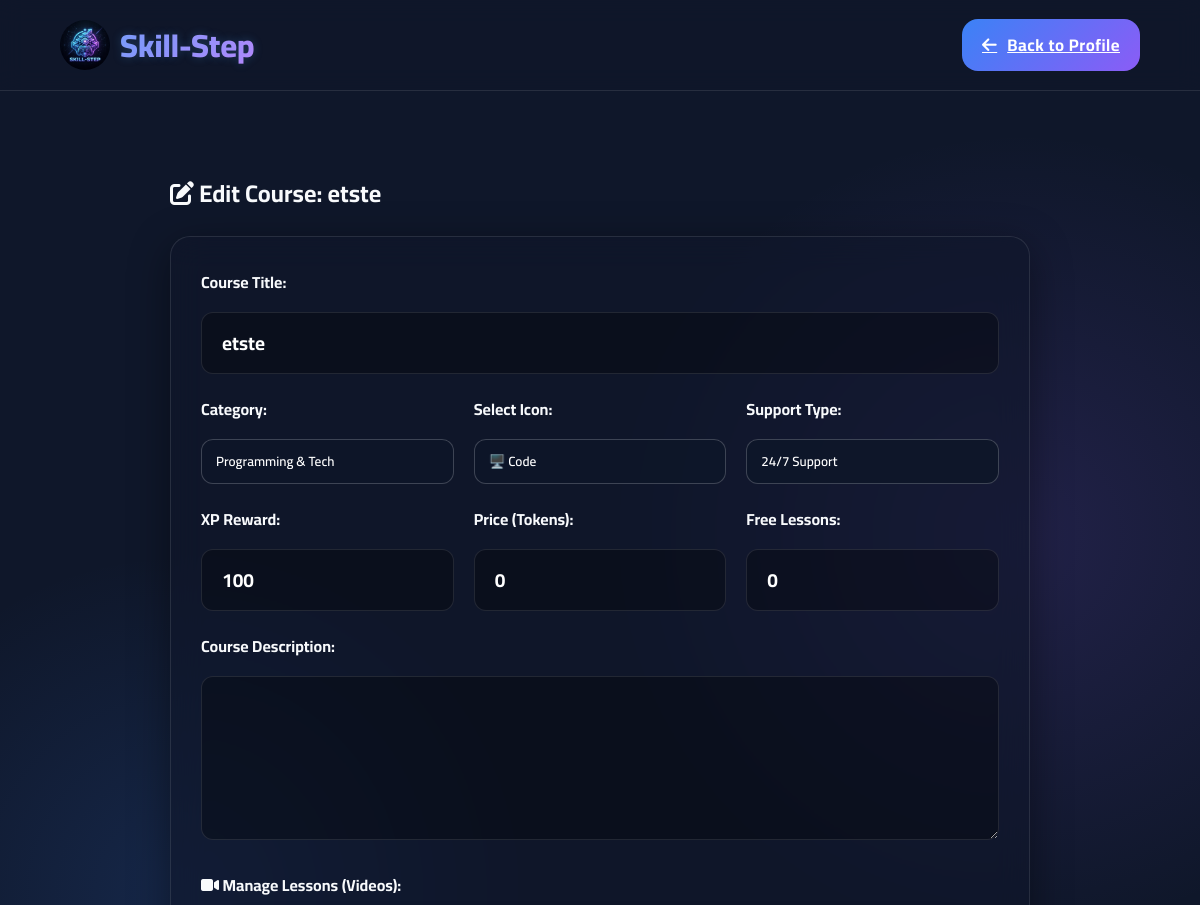
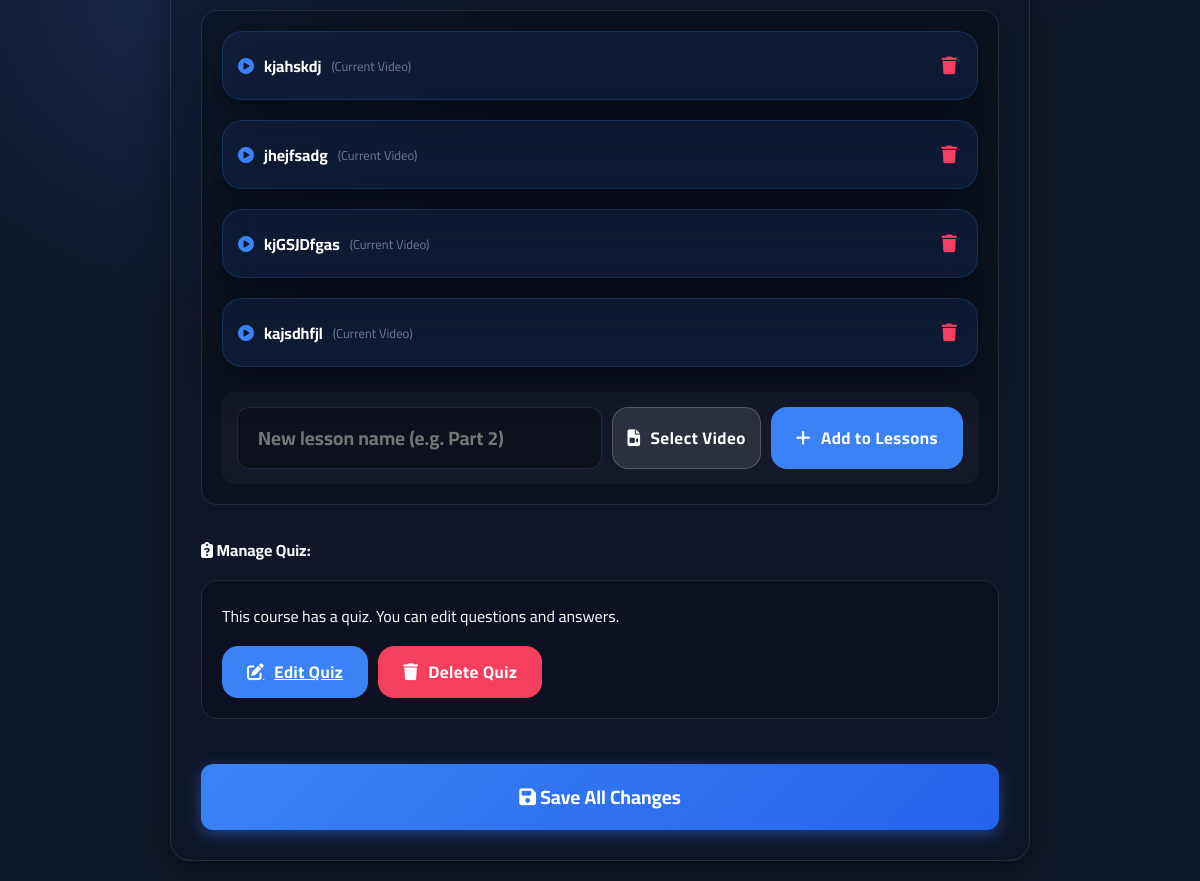
/profile/edit_course.php?id=35 (signed in), run on the app's committed database (2 pictures, top to bottom).
### tables this page shows
CREATE TABLE `courses` (
  `course_id` int(11) NOT NULL,
  `creator_id` int(11) NOT NULL,
  `skill_id` int(11) NOT NULL,
  `title` varchar(255) NOT NULL,
  `description` text DEFAULT NULL,
  `price_tokens` int(11) NOT NULL DEFAULT 0 CHECK (`price_tokens` >= 0),
  `release_threshold` int(11) NOT NULL DEFAULT 20 CHECK (`release_threshold` >= 20),
  `has_quiz` tinyint(1) DEFAULT 0,
  `quiz_pass_score` int(11) DEFAULT NULL CHECK (`quiz_pass_score` between 1 and 100),
  `status` enum('draft','pending_review','active','rejected') DEFAULT 'pending_review',
  `created_at` timestamp NOT NULL DEFAULT current_timestamp(),
  `updated_at` timestamp NOT NULL DEFAULT current_timestamp() ON UPDATE current_timestamp(),
  `free_lessons_count` int(11) DEFAULT 0
);

CREATE TABLE `lessons` (
  `lesson_id` int(11) NOT NULL,
  `course_id` int(11) NOT NULL,
  `title` varchar(255) NOT NULL,
  `description` text DEFAULT NULL,
  `video_path` varchar(500) NOT NULL,
  `duration_seconds` int(11) NOT NULL CHECK (`duration_seconds` > 0),
  `order_index` int(11) NOT NULL,
  `is_free_preview` tinyint(1) DEFAULT 0,
  `status` enum('draft','published') DEFAULT 'draft',
  `created_at` timestamp NOT NULL DEFAULT current_timestamp(),
  `updated_at` timestamp NOT NULL DEFAULT current_timestamp() ON UPDATE current_timestamp()
);

### profile/edit_course.php (the view, shortened to what this page needs)
<?php
require_once '../Main/db_connection.php';
$user_id = intval($_SESSION['user_id']);
$course_id = isset($_GET['id']) ? intval($_GET['id']) : 0;
$q = "SELECT courses.*, courses.course_id AS skill_id, courses.price_tokens AS price, 100 AS xp, courses.creator_id AS user_id, (SELECT categories.name FROM categories JOIN skills ON skills.category_id = categories.category_id WHERE skills.skill_id = courses.skill_id LIMIT 1) AS category FROM courses WHERE course_id = ? AND creator_id = ?";
$stmt = mysqli_prepare($conn, $q);
mysqli_stmt_bind_param($stmt, "ii", $course_id, $user_id);
mysqli_stmt_execute($stmt);
$res = mysqli_stmt_get_result($stmt);
$course = mysqli_fetch_assoc($res);
$vq = "SELECT lesson_id AS id, course_id AS skill_id, title, video_path AS file_path FROM lessons WHERE course_id = ? ORDER BY order_index ASC";
$vst = mysqli_prepare($conn, $vq);
mysqli_stmt_bind_param($vst, "i", $course_id);
mysqli_stmt_execute($vst);
$vRes = mysqli_stmt_get_result($vst);
$videos = [];
while ($v = mysqli_fetch_assoc($vRes)) {
    $videos[] = $v;
}
$quiz_q = mysqli_query($conn, "SELECT quiz_id FROM quizzes WHERE course_id = $course_id");
$has_quiz = mysqli_num_rows($quiz_q) > 0;
?>
<!DOCTYPE html>
<html lang="en" dir="ltr">
<head>
    <link rel="stylesheet" href="https://cdnjs.cloudflare.com/ajax/libs/font-awesome/6.4.0/css/all.min.css">
    <link rel="stylesheet" href="../Main/style.css">
    <link rel="stylesheet" href="profile.css">
    <link rel="stylesheet" href="../Main/alert-system.css?v=<?php echo time(); ?>">
</head>
<body style="min-height: 100vh; overflow-y: auto;">
    <nav>
        <a href="profile.php" class="logo">
            <img src="../images/logo.png" alt="Skill-Step" width="50" height="50" onerror="this.style.display='none';"> Skill-Step
        </a>
        <a href="profile.php" class="btn-action" style="width:auto; padding: 10px 20px;">
            <i class="fa-solid fa-arrow-left"></i> Back to Profile
        </a>
    </nav>
    <br><br>
    <div style="max-width: 900px; margin: 0 auto; padding: 20px;">
        <h2 style="margin-bottom:20px; color:var(--text-main);"><i class="fa-solid fa-pen-to-square"></i> Edit Course:
            <?php echo htmlspecialchars($course['title']); ?>
        </h2>
        <div class="glass-card" style="padding:30px;">
            <form id="editCourseForm" onsubmit="submitEditCourse(event)">
                <div class="name-edit-group" style="flex-direction:column; gap:15px; margin-bottom:20px;">
                    <label style="color:var(--text-main); font-weight:bold;">Course Title:</label>
                    <input type="text" id="editCourseTitle" value="<?php echo htmlspecialchars($course['title']); ?>"
                        required style="width:100%; max-width:100%;">
                </div>
                <div class="stats-grid" style="grid-template-columns: repeat(auto-fit, minmax(200px, 1fr));">
                    <div class="name-edit-group" style="flex-direction:column; gap:15px; margin-bottom:0;">
                        <label style="color:var(--text-main); font-weight:bold;">Category:</label>
                        <select id="editCourseCategory" class="native-style-select">
                            <option value="programming" <?php if ($course['category'] == 'programming')
                                echo 'selected'; ?>>Programming & Tech</option>
                        </select>
                    </div>
                    <div class="name-edit-group" style="flex-direction:column; gap:15px; margin-bottom:0;">
                        <label style="color:var(--text-main); font-weight:bold;">Select Icon:</label>
                        <select id="editCourseIcon" class="native-style-select">
                            <option value="fa-solid fa-code" <?php if (($course['icon'] ?? '') == 'fa-solid fa-code')
                                echo 'selected'; ?>>🖥️ Code</option>
                        </select>
                    </div>
                    <div class="name-edit-group" style="flex-direction:column; gap:15px; margin-bottom:0;">
                        <label style="color:var(--text-main); font-weight:bold;">Support Type:</label>
                        <select id="editCourseSupport" class="native-style-select">
                            <option value="24/7 Support" <?php if (($course['support_type'] ?? '') == '24/7 Support')
                                echo 'selected'; ?>>24/7 Support</option>
                        </select>
                    </div>
                    <div class="name-edit-group" style="flex-direction:column; gap:15px; margin-bottom:0;">
                        <label style="color:var(--text-main); font-weight:bold;">XP Reward:</label>
                        <input type="number" id="editCourseXP" min="50" max="250" value="<?php echo $course['xp']; ?>"
                            required>
                    </div>
                    <div class="name-edit-group" style="flex-direction:column; gap:15px; margin-bottom:0;">
                        <label style="color:var(--text-main); font-weight:bold;">Price (Tokens):</label>
                        <input type="number" id="editCoursePrice" min="0" max="3000"
                            value="<?php echo $course['price']; ?>" required>
                    </div>
                    <div class="name-edit-group" style="flex-direction:column; gap:15px; margin-bottom:0;">
                        <label style="color:var(--text-main); font-weight:bold;">Free Lessons:</label>
                        <input type="number" id="editCourseFreeLessons" min="0" max="10"
                            value="<?php echo intval($course['free_lessons_count'] ?? 0); ?>" required>
                    </div>
                </div>
                <div class="name-edit-group" style="flex-direction:column; gap:15px; margin-top:20px; margin-bottom:0;">
                    <label style="color:var(--text-main); font-weight:bold;">Course Description:</label>
                    <textarea id="editCourseDescription" rows="4"
                        style="background:rgba(0,0,0,0.3); border:1px solid var(--glass-border); color:white; padding:15px; border-radius:12px; font-family:inherit; outline:none; font-size:1.1rem; resize:vertical;"><?php echo htmlspecialchars($course['description'] ?? ''); ?></textarea>
                </div>
                <div class="name-edit-group" style="flex-direction:column; gap:15px; margin-top:30px;">
                    <label style="color:var(--text-main); font-weight:bold;"><i class="fa-solid fa-video"></i> Manage Lessons (Videos):</label>
                    <div id="lessonsBuilder" style="background: rgba(0,0,0,0.2); padding:20px; border-radius:16px; border:1px solid var(--glass-border);">
                        <div id="lessonsList" style="display:flex; flex-direction:column; gap:10px; margin-bottom:15px;">
                            <?php foreach ($videos as $i => $v): ?>
                                <div class="glass-card" id="vidItem_<?php echo $v['id']; ?>" style="display:flex; justify-content:space-between; align-items:center; padding:12px 15px; background:rgba(59,130,246,0.1); border:1px solid rgba(59,130,246,0.2); margin-bottom:10px;">
                                    <div style="display:flex; align-items:center; gap:10px;">
                                        <i class="fa-solid fa-circle-play" style="color:var(--primary);"></i>
                                        <span style="font-weight:bold; color:white;"><?php echo htmlspecialchars($v['title']); ?></span>
                                        <span style="font-size:0.8rem; color:var(--text-muted); opacity:0.7;">(Current Video)</span>
                                    </div>
                                    <button type="button" onclick="deleteSingleVideo(<?php echo $v['id']; ?>, <?php echo $course_id; ?>)" style="background:none; border:none; color:#f43f5e; cursor:pointer; font-size:1.1rem; padding:5px;">
                                        <i class="fa-solid fa-trash"></i>
                                    </button>
                                </div>
                            <?php endforeach; ?>
                        </div>
                        <div style="display:flex; gap:10px; flex-wrap:wrap; background: rgba(255,255,255,0.03); padding:15px; border-radius:12px;">
                            <div style="flex:1; min-width:200px; position:relative;">
                                <input type="text" id="lessonTitleInput" placeholder="New lesson name (e.g. Part 2)" style="width:100%; padding-right:15px;">
                            </div>
                            <button type="button" onclick="document.getElementById('lessonFile').click()" class="btn-action" style="background:rgba(255,255,255,0.1); width:auto; white-space:nowrap; border:1px solid rgba(255,255,255,0.2);">
                                <i class="fa-solid fa-file-video"></i> Select Video
                            </button>
                            <button type="button" onclick="addNewLessonToList()" class="btn-action" style="background:var(--primary); width:auto; padding:10px 25px;">
                                <i class="fa-solid fa-plus"></i> Add to Lessons
                            </button>
                        </div>
                    </div>
                </div>
                <div class="name-edit-group" style="flex-direction:column; gap:15px; margin-top:30px;">
                    <label style="color:var(--text-main); font-weight:bold;"><i class="fa-solid fa-clipboard-question"></i> Manage Quiz:</label>
                    <div style="background: rgba(0,0,0,0.2); padding:20px; border-radius:16px; border:1px solid var(--glass-border);">
                        <?php if ($has_quiz): ?>
                            <p style="color:var(--text-main); margin-bottom:15px;">This course has a quiz. You can edit questions and answers.</p>
                            <div style="display: flex; gap: 10px; flex-wrap: wrap;">
                                <a href="edit_quiz.php?course_id=<?php echo $course_id; ?>" class="btn-action" style="background:var(--primary); width:auto; padding:10px 25px;">
                                    <i class="fa-solid fa-edit"></i> Edit Quiz
                                </a>
                                <button type="button" onclick="deleteQuiz(<?php echo $course_id; ?>)" class="btn-action" style="background:#f43f5e; width:auto; padding:10px 25px;">
                                    <i class="fa-solid fa-trash"></i> Delete Quiz
                                </button>
                            </div>
                        <?php endif; ?>
                    </div>
                </div>
                <button id="saveCourseBtn" type="submit" class="btn-save"
                    style="width:100%; margin-top:30px; background:linear-gradient(135deg, #3b82f6, #2563eb); font-size:1.2rem; padding:15px; box-shadow: 0 5px 15px rgba(59, 130, 246, 0.4);"><i
                        class="fa-solid fa-save"></i> Save All Changes</button>
            </form>
        </div>
    </div>
</body>
</html>

### Main/style.css (style rules this page uses)
:root { --bg-dark: #0f172a; --bg-card: rgba(30, 41, 59, 0.7); --primary: #3b82f6; --primary-glow: rgba(59, 130, 246, 0.5); --secondary: #8b5cf6; --accent-gold: #fbbf24; --accent-green: #10b981; --accent-fire: #ef4444; --text-main: #f8fafc; --text-muted: #94a3b8; --glass-border: rgba(255, 255, 255, 0.1); }
* { box-sizing: border-box; margin: 0; padding: 0; font-family: 'Cairo', sans-serif; }
body { background-color: var(--bg-dark); background-image: radial-gradient(circle at 15% 50%, rgba(59, 130, 246, 0.15), transparent 25%), radial-gradient(circle at 85% 30%, rgba(139, 92, 246, 0.15), transparent 25%); background-attachment: fixed; color: var(--text-main); min-height: 100vh; overflow-x: hidden; scroll-behavior: smooth; }
nav { background: rgba(15, 23, 42, 0.8); backdrop-filter: blur(12px); padding: 15px 5%; display: flex; justify-content: space-between; align-items: center; border-bottom: 1px solid var(--glass-border); position: sticky; top: 0; z-index: 1000; }
.logo { font-size: 2rem; font-weight: 800; background: linear-gradient(135deg, #60a5fa, #c084fc); -webkit-background-clip: text; -webkit-text-fill-color: transparent; text-decoration: none; display: flex; align-items: center; gap: 10px; text-shadow: 0 0 10px rgba(96, 165, 250, 0.25); }
.logo img { border-radius: 50%; }
select { padding: 14px; border-radius: 12px; background: rgba(15, 23, 42, 0.9); border: 1px solid rgba(255, 255, 255, 0.2); color: white; outline: none; transition: all 0.3s; cursor: pointer; font-weight: 600; appearance: none; }
.btn-action { width: 100%; background: linear-gradient(135deg, var(--primary), var(--secondary)); color: white; border: none; padding: 14px; border-radius: 16px; font-weight: bold; font-size: 1.05rem; cursor: pointer; transition: all 0.3s; display: flex; align-items: center; justify-content: center; gap: 10px; letter-spacing: 0.5px; position: relative; overflow: hidden; }

### profile/profile.css (style rules this page uses)
body { background-color: var(--bg-dark); margin: 0; min-height: 100vh; }
.glass-card { background: rgba(15, 23, 42, 0.6); backdrop-filter: blur(16px); border: 1px solid var(--glass-border); border-radius: 20px; padding: 30px; box-shadow: 0 10px 40px rgba(0, 0, 0, 0.4); }
.name-edit-group { display: flex; flex-wrap: wrap; gap: 15px; margin-bottom: 15px; }
.name-edit-group input { background: rgba(0,0,0,0.3); border: 1px solid var(--glass-border); color: white; padding: 12px 20px; border-radius: 12px; font-size: 1.2rem; font-weight: bold; font-family: inherit; flex: 1; min-width: 130px; }
.btn-save { background: var(--primary); color: white; border: none; padding: 0 25px; border-radius: 12px; font-weight: bold; cursor: pointer; font-family: inherit; transition: 0.3s ease; }
.stats-grid { display: grid; grid-template-columns: repeat(auto-fit, minmax(200px, 1fr)); gap: 20px; }

### data on the page
courses: title "etste", price_tokens "0", free_lessons_count "0"
lessons: title "kjahskdj"
lessons: title "jhejfsadg"
lessons: title "kjGSJDfgas"
lessons: title "kajsdhfjl"
